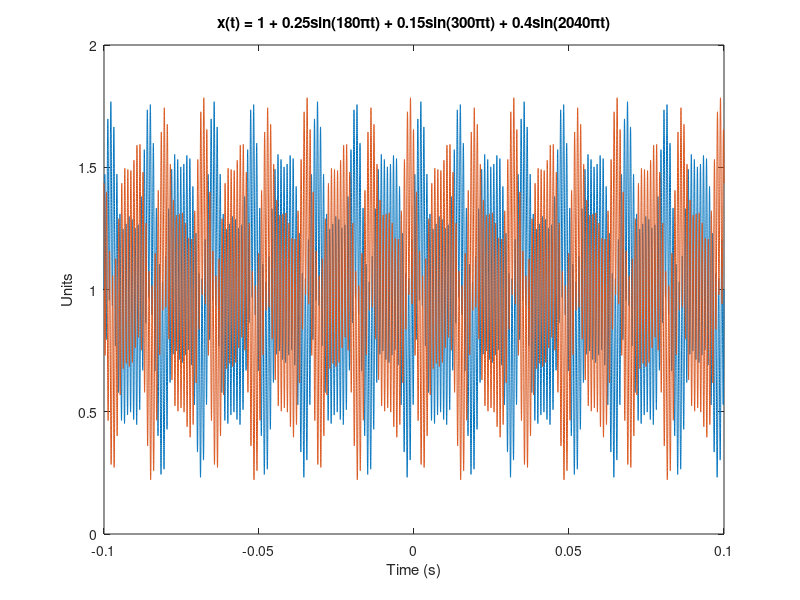
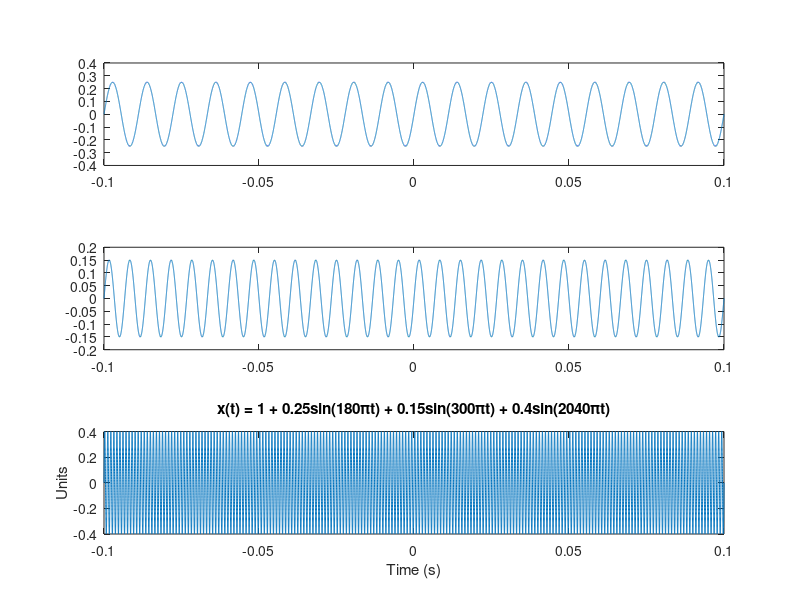

Write MATLAB code to recreate these figures, in order.
t = -0.1:(1/(2*1020*100)):0.1;
dsb_am = 1 + 0.25*sin(180*pi*t)+0.15*sin(300*pi*t)+0.4*sin(2040*pi*t);

figure;
plot(t, dsb_am)
title('x(t) = 1 + 0.25sin(180\pit) + 0.15sin(300\pit) + 0.4sin(2040\pit)')
xlabel('Time (s)')
ylabel('Units')
hold on;

t = -0.1:(1/(2*1020*100)):0.1;
dsb_am = 1 + 0.25*sin(180*pi*t - 10)+0.15*sin(300*pi*t - 10)+0.4*sin(2040*pi*t - 10);

plot(t, dsb_am)
title('x(t) = 1 + 0.25sin(180\pit) + 0.15sin(300\pit) + 0.4sin(2040\pit)')
xlabel('Time (s)')
ylabel('Units')
hold off;

% bleh
figure;
subplot(311);
plot(t, 0.25*sin(180*pi*t))
subplot(312);
plot(t, 0.15*sin(300*pi*t))
subplot(313);
plot(t, 0.4*sin(2040*pi*t))
title('x(t) = 1 + 0.25sin(180\pit) + 0.15sin(300\pit) + 0.4sin(2040\pit)')
xlabel('Time (s)')
ylabel('Units')
hold off;
